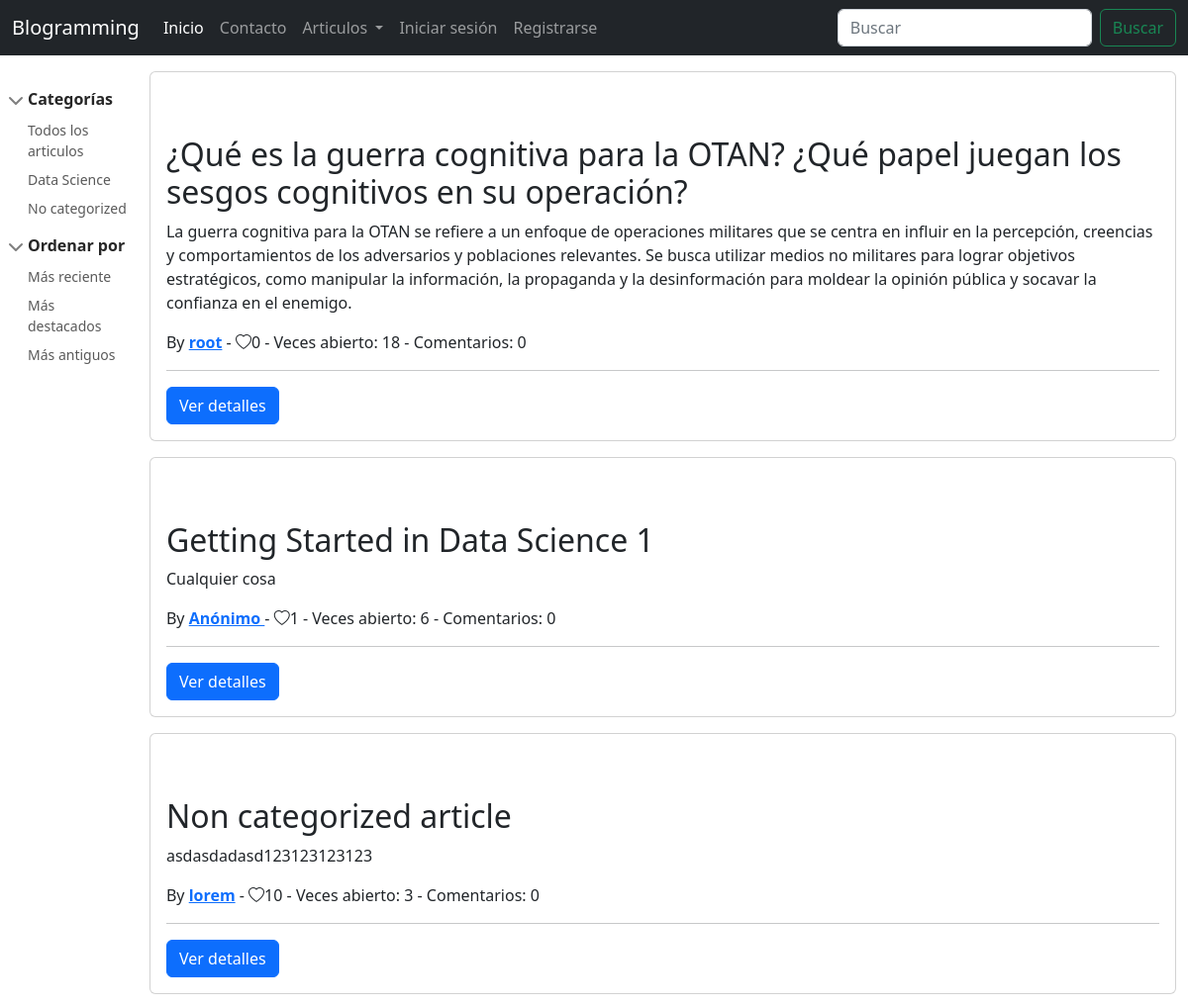
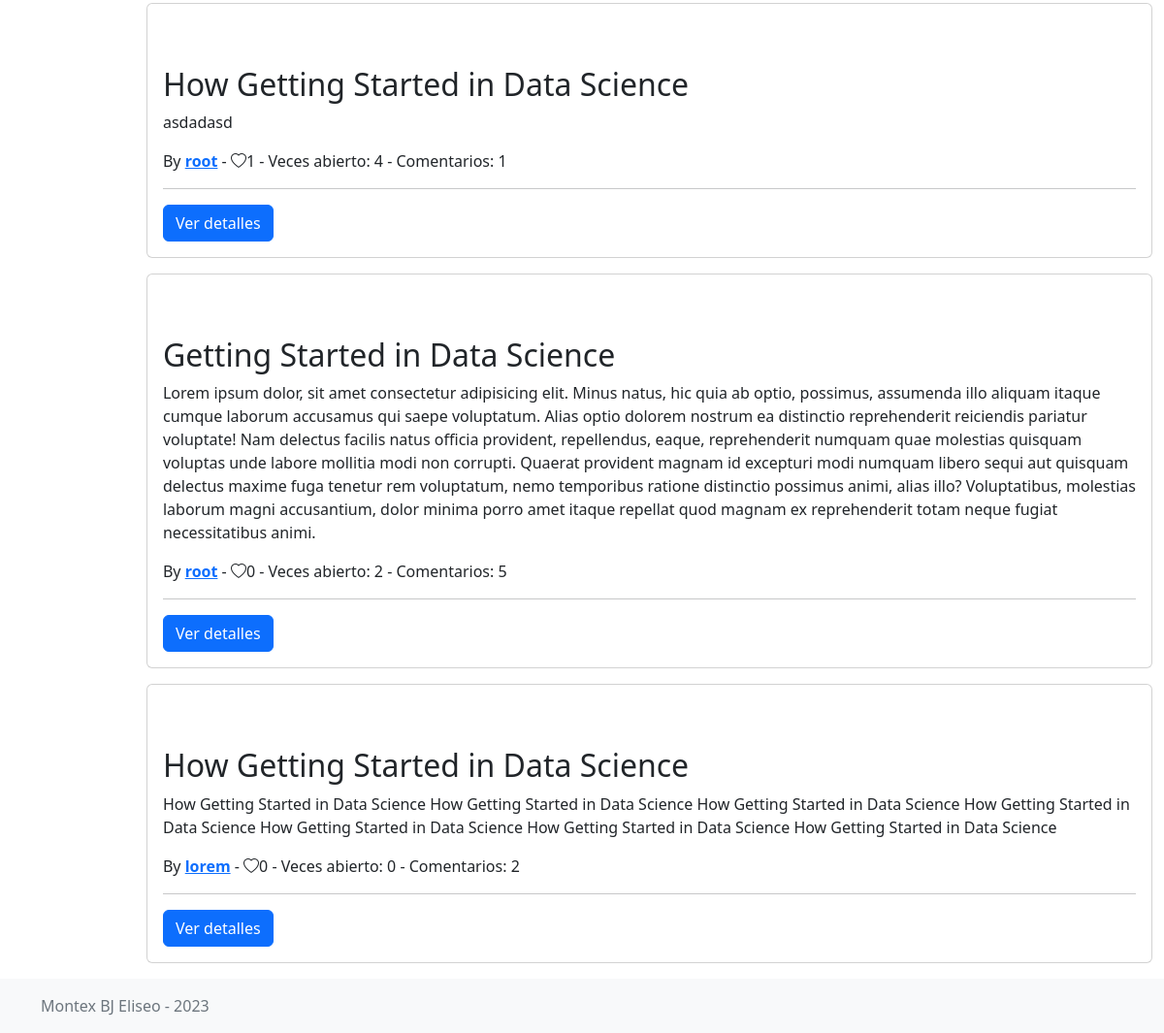
The page /posts/ on the database as committed earlier (2 pictures, top to bottom).
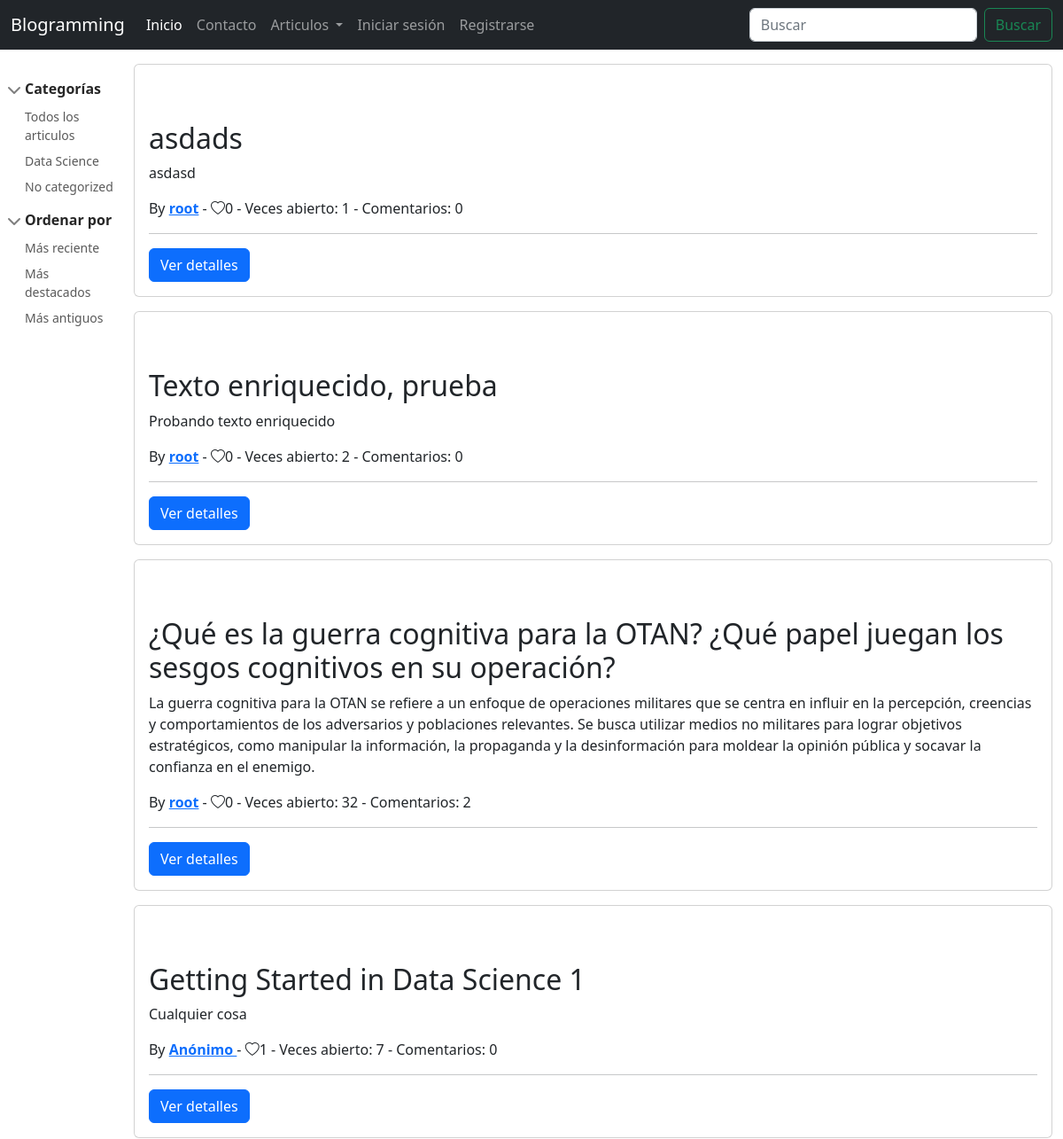
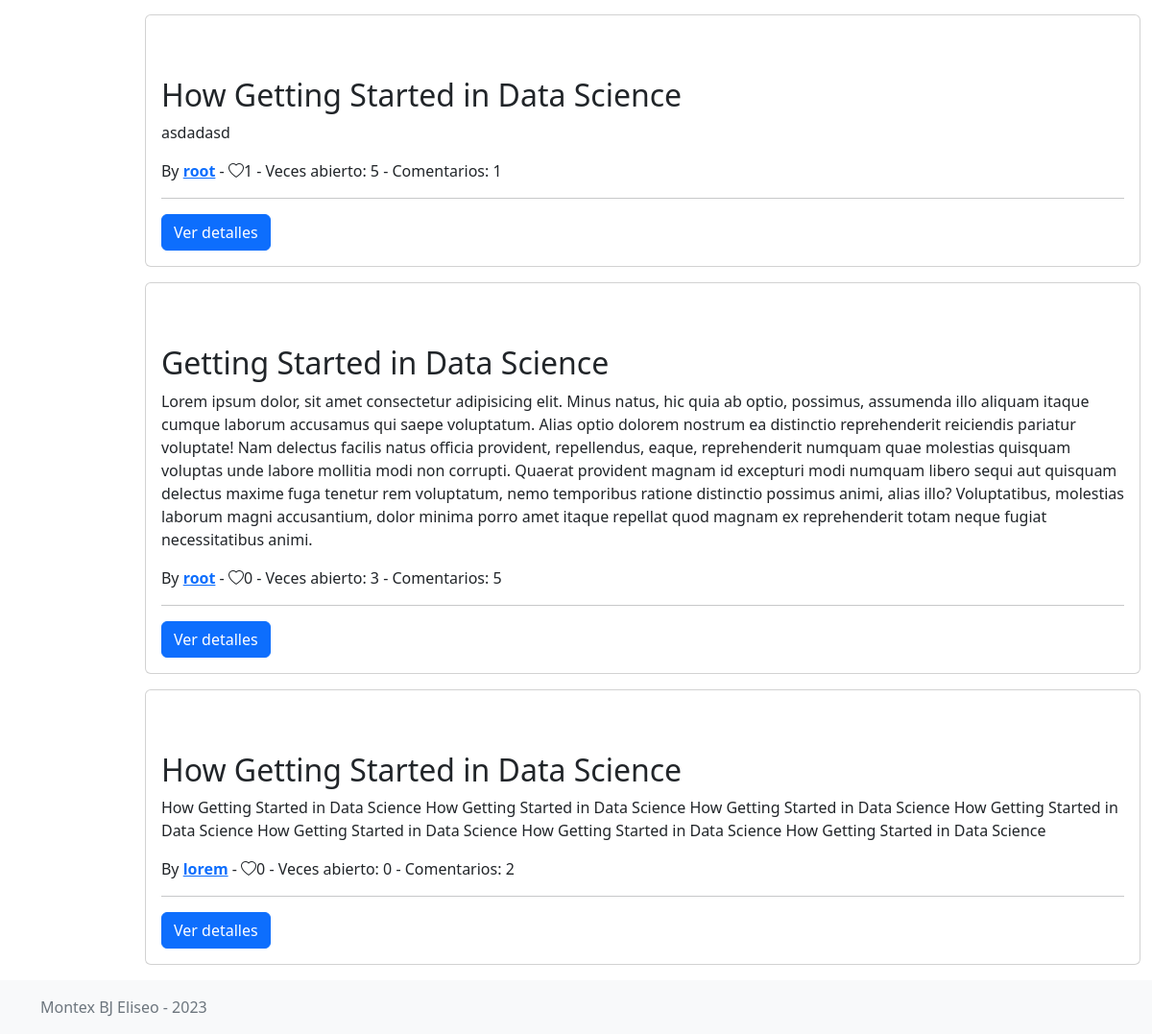
The same page on the database as committed later (2 pictures, top to bottom).
### apps/posts/models.py (models this page shows, shortened)
class Category(models.Model):
    name = models.CharField(max_length=100, verbose_name="Nombre de la categoría")
    description = models.TextField(
        max_length=250, verbose_name="Descripción", null=True
    )
    created_at = models.DateTimeField(
        auto_now_add=True, editable=False, verbose_name="Fecha de creación"
    )
    updated_at = models.DateTimeField(
        auto_now=True, editable=False, verbose_name="Fecha de actualización"
    )
    class Meta:
        verbose_name = "Categoría"
        verbose_name_plural = "Categorías"
    def __str__(self) -> str:
        return self.name
    def get_filterby_link(self):
        url = reverse("posts:index")
        return f"{url}?category={self.pk}"

class Post(models.Model):
    title = models.CharField(
        max_length=100,
        verbose_name="Título del Artículo",
        help_text="Escribe el titulo del artículo",
    )
    short_description = models.TextField(
        max_length=750,
        verbose_name="Descripción breve o resumen",
        help_text="Escribe una breve descripcion o resumen del artículo",
    )
    image = models.ImageField(
        upload_to='posts',
        null=True,
        blank=True,
        verbose_name="Imagen relacionada",
        help_text="Selecciona una imagen relacionada para mostrar como portada del artículo",
    )
    content = models.TextField(
        verbose_name="Contenido del artículo",
        help_text="Escribe el contenido del artículo",
    )
    created_at = models.DateTimeField(
        auto_now_add=True, editable=False, verbose_name="Fecha de creación"
    )
    updated_at = models.DateTimeField(
        auto_now=True, editable=False, verbose_name="Fecha de actualización"
    )
    author = models.ForeignKey(
        get_user_model(),
        null=True,
        on_delete=models.SET_NULL,
        verbose_name="Autor del artículo",
    )
    category = models.ForeignKey(
        Category,
        null=True,
        on_delete=models.SET_NULL,
        verbose_name="Categoría a la que pertenece",
    )
    tags = models.ManyToManyField(
        Tag, verbose_name="Etiquetas relacionadas", blank=True
    )
    likes = models.ManyToManyField(
        get_user_model(), blank=True, related_name="liked_posts"
    )
    views = models.IntegerField(default=0)
    class Meta:
        verbose_name = "Artículo"
        verbose_name_plural = "Artículos"
    def get_absolute_url(self):
        return reverse("posts:view", args=[self.pk])

### apps/users/models.py (models this page shows)
class User(AbstractUser):
    image = models.ImageField(upload_to="users", null=True)
    def get_absolute_url(self):
        return reverse("profile", args=[self.username])

### apps/comments/models.py (models this page shows, shortened)
class PostComment(models.Model):
    text = models.TextField(max_length=300, verbose_name="Contenido del comentario")
    post = models.ForeignKey(
        Post, on_delete=models.CASCADE, verbose_name="Articulo al que pertenece"
    )
    author = models.ForeignKey(
        get_user_model(),
        null=True,
        on_delete=models.SET_NULL,
        verbose_name="Autor del comentario",
    )
    created_at = models.DateTimeField(
        auto_now_add=True, editable=False, verbose_name="Fecha de creación"
    )
    updated_at = models.DateTimeField(
        auto_now=True, editable=False, verbose_name="Fecha de actualización"
    )
    edited = models.BooleanField(default=False, verbose_name="Fue editado?")
    likes = models.ManyToManyField(
        get_user_model(), blank=True, related_name="liked_comments"
    )
    class Meta:
        verbose_name = "Comentario"
        verbose_name_plural = "Comentarios"
        ordering = ["-created_at"]

### apps/posts/views.py (the view, shortened to what this page needs)
# urls.py: path('', PostListView.as_view(), name = 'index'),
class PostListView(ListView):
    model = Post
    template_name = "posts/post_list.html"
    context_object_name = "posts"
    def get_queryset(self):
        queryset = Post.objects.all().order_by("-created_at")
        category = self.request.GET.get("category", "")
        q = self.request.GET.get("q", "")
        if category:
            queryset = queryset.filter(Q(category__id=category))
        return queryset

### blog/context_processors.py (called while the page is built)
def blog_context(request):
    data = {
        'app_name': 'Blogramming',
        'categories': Category.objects.all()
    }
    return data

### blog/templatetags/path_tags.py (called while the page is built)
@register.simple_tag(takes_context=True)
def login_path(context):
    request = context.get("request")
    current_path = request.path
    if current_path not in list(common_urls.values()):
        return common_urls["login"] + f"?next={current_path}"
    return common_urls["login"]

@register.simple_tag(takes_context=True)
def register_path(context):
    request = context.get("request")
    current_path = request.path
    if current_path not in list(common_urls.values()):
        return common_urls["register"] + f"?next={current_path}"
    return common_urls["register"]

### templates/posts/post_list.html (shortened to what this page needs)
{% extends 'base.html' %}
{% block content %}
<main class="d-flex">
    {% include 'posts/sidebar.html' %}
    <section class="container">
        {% for post in posts %}
        {% include 'posts/post_card.html' %}
        {% empty %}
        <h1>No hay articulos para mostrar</h1>
        {% endfor %}
    </section>
</main>
{% endblock content %}

### templates/posts/sidebar.html
<aside class="bd-sidebar">
    <nav class="collapse bd-links" id="bd-docs-nav" aria-label="Docs navigation">
        <ul class="list-unstyled mb-0 py-3 pt-md-1">
            <li class="mb-1">
                <button class="btn d-inline-flex align-items-center rounded" data-bs-toggle="collapse"
                    data-bs-target="#collapse1" aria-expanded="true">
                    Categorías
                </button>
                <div class="collapse show" id="collapse1">
                    <ul class="list-unstyled fw-normal pb-1 small">
                        <li><a href="{% url 'posts:index' %}" class="d-inline-flex align-items-center rounded">Todos los
                                articulos</a></li>
                        {% for category in categories %}
                        <li><a href="{{category.get_filterby_link}}"
                                class="d-inline-flex align-items-center rounded">{{category.name}}</a></li>
                        {% empty %}
                        No hay categorías
                        {% endfor %}
                    </ul>
                </div>
            </li>
            <li class="mb-1">
                <button class="btn d-inline-flex align-items-center rounded" data-bs-toggle="collapse"
                    data-bs-target="#collapse2" aria-expanded="true">
                    Ordenar por
                </button>
                <div class="collapse show" id="collapse2">
                    <ul class="list-unstyled fw-normal pb-1 small">
                        <li><a href="#" class="d-inline-flex align-items-center rounded">Más reciente</a></li>
                        <li><a href="#" class="d-inline-flex align-items-center rounded">Más destacados</a></li>
                        <li><a href="#" class="d-inline-flex align-items-center rounded">Más antiguos</a></li>
                    </ul>
                </div>
            </li>
        </ul>
    </nav>
</aside>

### templates/posts/post_card.html (shortened to what this page needs)
<article class="card  my-3">
    <div class="card-body">
        <h2 class="mt-5">{{post.title}}</h2>
        <p>{{post.short_description}}</p>
        <p>By <a href="{{post.author.get_absolute_url}}"><b>{% if post.author %}{{post.author}}{% else %} Anónimo {% endif %}</b></a> - <span
                class="bi {% if user in post.likes.all %}bi-heart-fill text-danger{% else %}bi-heart{%endif%}">{{post.likes.all|length}}</span>
            - <span>Veces abierto: {{post.views}}</span>
            - <span>Comentarios: {{post.postcomment_set.all|length}}</span>
        </p>
        <hr>
        <a class="btn btn-primary" href="{{post.get_absolute_url}}">Ver detalles</a>
    </div>
</article>

Rows that differ between the two databases and show on the page:
removed Post: title "Non categorized article", short_description "asdasdadasd123123123123", author "lorem", likes.all|length "10", views "3", postcomment_set.all|length "0"
added Post: title "asdads", short_description "asdasd", author "root", likes.all|length "0", views "1", postcomment_set.all|length "0"
added Post: title "Texto enriquecido, prueba", short_description "Probando texto enriquecido", author "root", likes.all|length "0", views "2", postcomment_set.all|length "0"
changed Post (number 3 of 7 on the later page): views "18" → "32"; postcomment_set.all|length "0" → "2"
changed Post "Getting Started in Data Science 1": views "6" → "7"
changed Post "asdadasd": views "4" → "5"
changed Post "Getting Started in Data Science": views "2" → "3"
